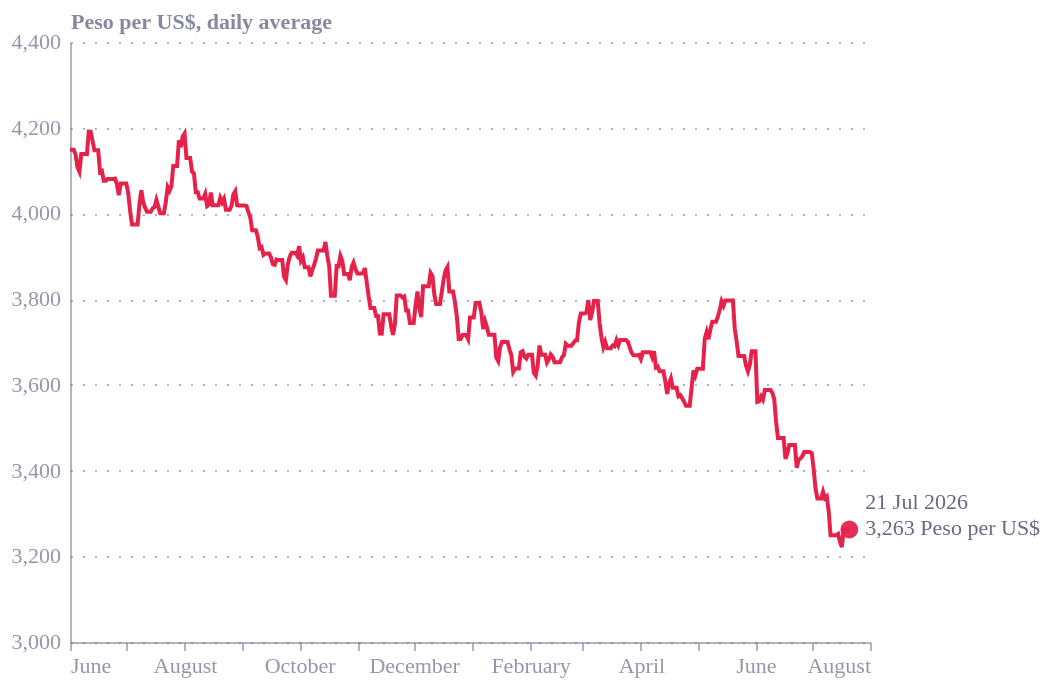

This figure's notebook cell:
### Code cell
line = alt.Chart(data1).mark_line().encode(
    x=alt.X('Date:T').scale(domain=[data1['Date'].min(), '2026-08-01']),
    y=alt.Y('TRM:Q').title('Peso per US$, daily average').scale(
        zero=False, padding=40
    ),
)

label = alt.Chart(data1).transform_calculate(
    text_label="[timeFormat(datum.Date,'%d %b %Y'),format(datum.TRM, ',d') + ' Peso per US$']"
).mark_text(dy=-13, dx=8).encode(
    x=alt.X("Date:T").aggregate('max'),
    y=alt.Y("TRM:Q").aggregate({"argmax": "Date"}),
    text=alt.Text("text_label:N").aggregate({"argmax": "Date"})
)

point = alt.Chart(data1).mark_point().encode(
    x=alt.X("Date:T").aggregate('max'),
    y=alt.Y("TRM:Q").aggregate({"argmax": "Date"}),
)

chart1 = line + label + point
chart1.display()

styles.save(chart1, 'charts', 'fig1_copusd', width=420, height=280)

### Figure 1 — Vega-Lite specification as saved in the notebook (floating-point values rounded to 4 significant figures; data arrays with more than 128 entries replaced by an {"elided": "..."} marker saying what was removed)
{"config": {"font": "Circular Std", "text": {"color": "#676A86", "align": "left", "baseline": "middle", "dx": 7, "dy": 0, "fontSize": 11}, "view": {"stroke": null, "continuousWidth": 400, "continuousHeight": 300, "discreteWidth": 400, "discreteHeight": 300}, "range": {"category": ["#36B7B4", "#E6224B", "#F4C245", "#0063AF", "#00A767", "#179FDB", "#EB5C2E"], "diverging": ["#E6224B", "#E54753", "#C9C9C9", "#179FDB", "#122B39"], "heatmap": ["#C9C9C9", "#179FDB", "#0063AF", "#122B39"], "ordinal": ["#00A767", "#36B7B4", "#179FDB", "#0063AF", "#243B5A"]}, "bar": {"color": "#179fdb"}, "line": {"color": "#e6224b"}, "rule": {"color": "#676A86"}, "area": {"opacity": 0.3}, "point": {"filled": true, "size": 80, "color": "#e6224b", "opacity": 0.95}, "geoshape": {"stroke": "white", "strokeWidth": 0.3}, "rect": {"fill": "#d6d4d4", "opacity": 0.3}, "axis": {"labelColor": "#676A86", "labelFontSize": 11, "labelFont": "Circular Std", "labelOpacity": 0.7, "tickColor": "#676A86", "tickOpacity": 0.5, "domainColor": "#676A86", "domainOpacity": 0.5, "gridColor": "#676A86", "gridDash": [2, 2], "gridOpacity": 0.5, "title": null, "titleColor": "#676A86", "titleOpacity": 0.8, "tickSize": 4}, "axisXDiscrete": {"grid": false, "labelAngle": 0, "tickCount": 10, "tickOpacity": 0.5, "title": null}, "axisYDiscrete": {"ticks": false, "labelPadding": 5}, "axisXTemporal": {"grid": false, "ticks": true}, "axisXQuantitative": {"grid": true}, "axisYQuantitative": {"gridColor": "#676A86", "gridDash": [1, 5], "gridOpacity": 0.5, "ticks": false, "labelPadding": 5, "tickCount": 8, "titleAngle": 0, "titleAlign": "left", "titleBaseline": "bottom", "titleX": 0, "titleY": -5}, "title": {"color": "#676A86E6", "subtitleColor": "#676A86", "font": "Circular Std", "subtitleFont": "Circular Std", "anchor": "start", "fontSize": 14, "subtitleFontSize": 12, "subtitlePadding": 4, "offset": 0, "frame": "group"}, "legend": {"titleColor": "#122b39", "title": null, "labelColor": "#122b39", "labelFontSize": 11}}, "layer": [{"mark": {"type": "line"}, "encoding": {"x": {"field": "Date", "scale": {"domain": ["2025-06-01", "2026-08-01"]}, "type": "temporal"}, "y": {"field": "TRM", "scale": {"zero": false, "padding": 40}, "title": "Peso per US$, daily average", "type": "quantitative"}}}, {"mark": {"type": "text", "dx": 8, "dy": -13}, "encoding": {"text": {"aggregate": {"argmax": "Date"}, "field": "text_label", "type": "nominal"}, "x": {"aggregate": "max", "field": "Date", "type": "temporal"}, "y": {"aggregate": {"argmax": "Date"}, "field": "TRM", "type": "quantitative"}}, "transform": [{"calculate": "[timeFormat(datum.Date,'%d %b %Y'),format(datum.TRM, ',d') + ' Peso per US$']", "as": "text_label"}]}, {"mark": {"type": "point"}, "encoding": {"x": {"aggregate": "max", "field": "Date", "type": "temporal"}, "y": {"aggregate": {"argmax": "Date"}, "field": "TRM", "type": "quantitative"}}}], "data": {"name": "data-fead405ae453f71fecb10da84631f3e9"}, "$schema": "https://vega.github.io/schema/vega-lite/v6.4.1.json", "datasets": {"data-fead405ae453f71fecb10da84631f3e9": {"elided": "416 records"}}}
